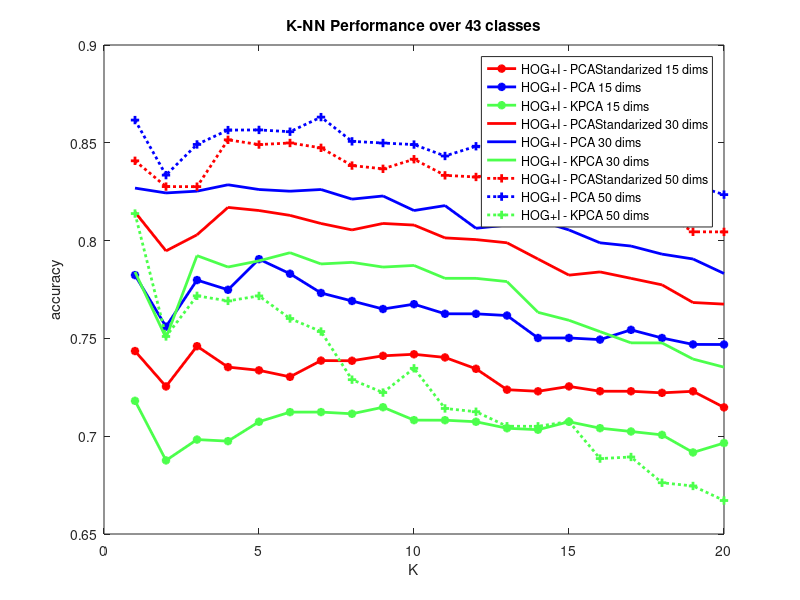

MATLAB code for this plot:
MyStyles = {'-*';'-';':+';'--';'-.'};

%knn
load('knnResults.mat');
n = numel(knnResults);

X = knnResults(1).allK;
allY = zeros(n,size(X,2));
allLegends = cell(1,n);
for i=1:n
    r = knnResults(i);
    allY(i,:) = r.acc;
    allLegends{i} = [r.featureMethod ' - ' r.redMethod ' ' num2str(r.nDims)  ' dims'];
end

set(0,'DefaultAxesColorOrder',[1 0 0; 0 0 1; 0.3 1 0.3])
set(0,'DefaultAxesLineStyleOrder',MyStyles)
p = plot(X,allY, 'LineWidth', 2);
title('K-NN Performance over 43 classes');
xlabel('K');
ylabel('accuracy');
legend(allLegends);
